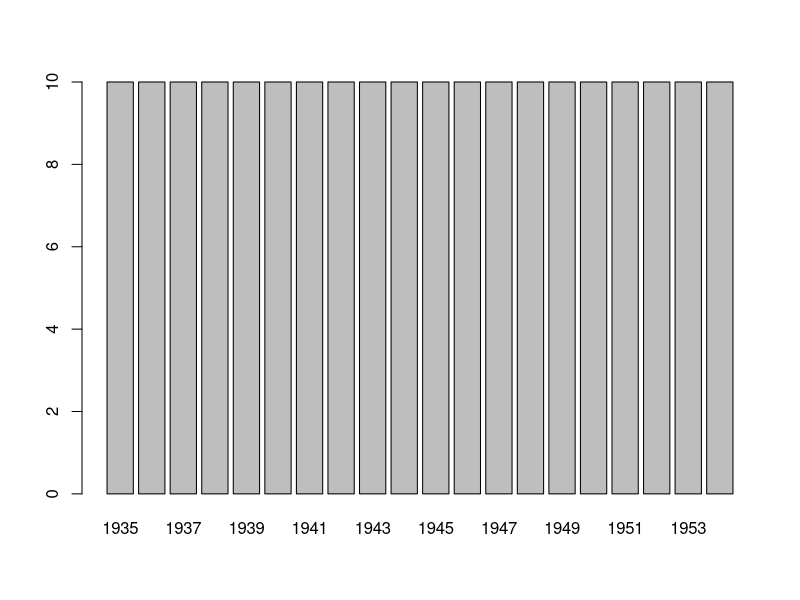
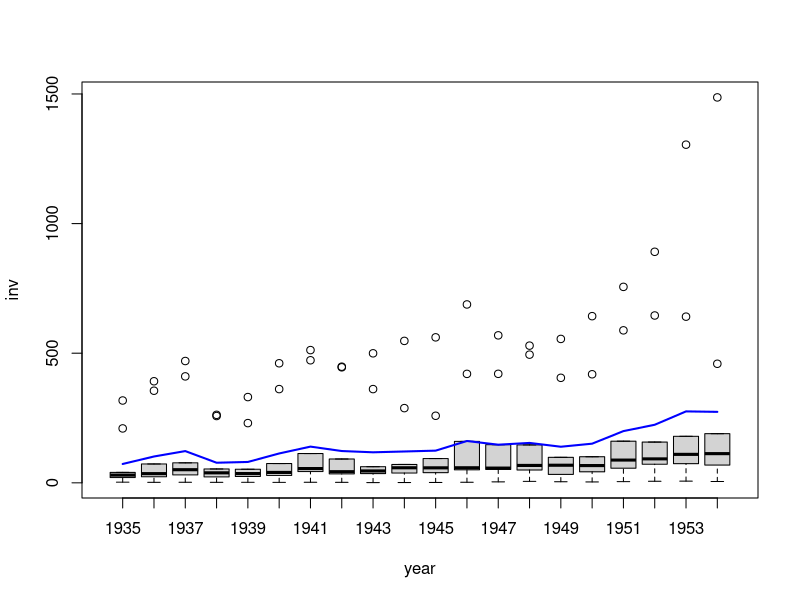
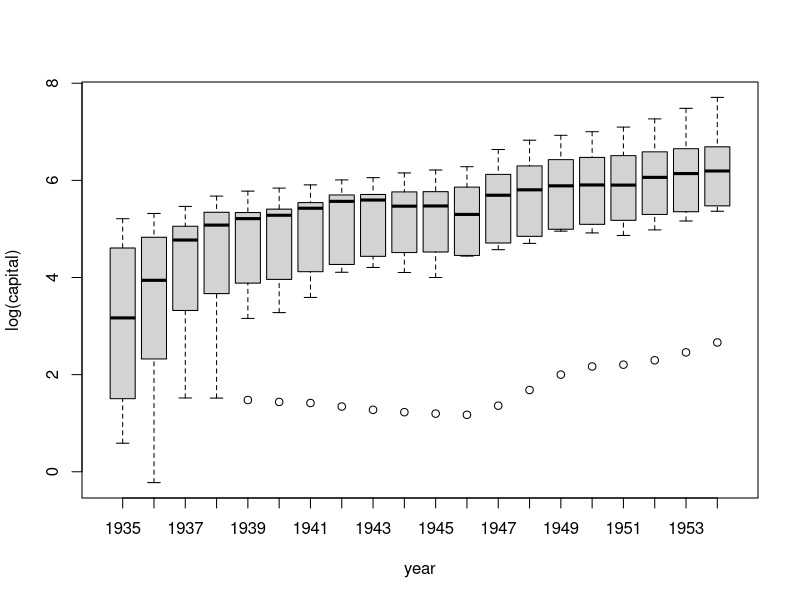

These figures' R source, in order: (Note: this script raises an error after producing the figures.)
#' ---
#' title: "Mixed Effects Models"
#' author: "Margo Bergman"
#' date: "March 27, 2020"
#' output: word_document
#' ---
#' 
## ----setup, include=FALSE----------------------------------------------------------
knitr::opts_chunk$set(echo = TRUE)

#' 
#' Example
#' 
#' Using a classic data set, the Grunfeld data set, we explore the R package plm. This is modified from Chapter 12 of the book "Panel Econometrics" edited by Mike Tsionas. 
#' 
#' This data set, based on a 10 firm data set from 1935 - 1954 relates investment levels (defined here in the economics sense of investment as infrastructure, plus maintenance and repairs) to the market value of the firms and their capital stock. 
#' 
## ----------------------------------------------------------------------------------
library(plm)
data("Grunfeld", package="plm")

#' 
#' We need to know whether the dataset is balanced. This is one where observations from all possible combinations of the cross-sectional dimension (i = 1, ., n) and the time dimension (t = 1, ., T) so that its total number of observations is N = n x T.  Those datasets that don't meet these requirements are unbalanced, and will not work with all tests and estimators in the plm package. To determine if we have a balanced dataset, we can explore it in the following way:
#' 
#' What are the names of the variables in the data set?
#' 
## ----------------------------------------------------------------------------------
names(Grunfeld)

#' 
#' Display the first six observations:
#' 
## ----------------------------------------------------------------------------------
head(Grunfeld)

#' 
#' What is the number of observations?
#' 
## ----------------------------------------------------------------------------------
nrow(Grunfeld)

#' 
#' What are the identifiers of the firms in the data set?
#' 
## ----------------------------------------------------------------------------------
unique(Grunfeld$firm)

#' 
#' What is the number of firms in the data set?
#' 
## ----------------------------------------------------------------------------------
length(unique(Grunfeld$firm))

#' 
#' Which years are included in the data set?
#' 
## ----------------------------------------------------------------------------------
unique(Grunfeld$year)

#' 
#' What is the number of years that are included in the data set?
#' 
## ----------------------------------------------------------------------------------
length(unique(Grunfeld$year))

#' 
#' How many duplicate firm-year combinations are in the data set?
#' 
## ----------------------------------------------------------------------------------
sum(duplicated(Grunfeld[ , c( "firm", "year" ) ] ) )

#' 
#' There are no duplicate firm-year combinations. Therefore, the number of unique firm-year combinations is equal to the number of observations (200).
#' 
#' How many observations are included in each of the 20 years?
#' 
## ----------------------------------------------------------------------------------
table( Grunfeld$year )

#' 
#' Illustrate this graphically:
#' 
## ----------------------------------------------------------------------------------
barplot( table( Grunfeld$year ) )

#'  We have values for all the years, so we do not have to drop any years of our dataset. 
#'  
#'  Let's look now at the data.
#' 
#' How did investment (unweighted average investment of the firms included in the data set) change over time?
#' 
## ----------------------------------------------------------------------------------
aggregate( inv ~ year, Grunfeld, mean )

#' 
#' How did the distribution of the investment change over time?
#' 
## ----------------------------------------------------------------------------------
    boxplot( inv ~ year, data = Grunfeld )

    lines( aggregate( inv ~ year, Grunfeld, mean )$inv, col = "blue", lwd = 2 )

#' 
#' The data has a wide spread, especially as it gets towards the end of the dataset. The means within each year are sometimes even spread and other times very uneven, with a strong rightward, or positive, skew. This implies that several of the years, some of the firms had much higher levels of investment than others.
#' 
#' 
## ----------------------------------------------------------------------------------
boxplot( log( capital ) ~ year, data = Grunfeld )

#' 
#' In this graph, we look at the capital investment. While it is even in 1935, it becomes skewed leftward, or negative, from 1936 - 1946, where it evens back out. This indicates a much lower level of capital investment for some firms than other firms. 
#' 
#' Now we turn to the model we will be estimating:
#' 
#' $$
#' inv_{it}=\beta_{0} + \beta_{1} value_{it} + \beta_{2} capital_{it} + u_{it} $$
#' 
#' $inv_{it}$ is the firm's gross investment
#' $value_{it}$ is the firm's market value
#' $capital_{it}$ is the firm's capital stock
#' $u_{it}$ is the error term
#' 
#' 
#' 
#' 
#' If you ignore the panel aspects of the dataset, and simply estimate the model using OLS, you will get this result:
#' 
## ----------------------------------------------------------------------------------
invOLS <-lm( inv ~ value + capital, data=Grunfeld )
summary(invOLS)

#' While this will look perfectly reasonable, the underlying issues with it are as follows: 
#' 
#' 1) the assumptions of OLS are that the observations are independent and identically distributed (i.i.d). Time series, and especially panel data, often violate this assumption
#' 
#' 2) OLS also assumes the dependent variable is conditional on a vector of covariates where
#' 
#' $$
#' E(y_{it}|\textbf{x}_{it})=\textbf{x}'_{it}\beta \; \; \forall \, i,t $$
#' 
#' $$
#' Var(y_{it}|\textbf{x}_{it})=\sigma^{2} \; \; \forall \, i,t $$
#' 
#' With panel data, we may not have a common conditional probability density function as assumed above. This will lead to higher significance levels than would potentially exist in the properly estimated panel data set. However, it will also lead to inefficient, and potentially biased estimators, if there are correlations among individual fixed and random effects with the covariates.
#' 
#' Solution #1:
#' 
#' Add a dummy variable
#' 
#' $$
#' E(y_{it}|\textbf{x}_{it}, z_{it})$$
#' 
#' In the Grunfeld data set, this would result in this specification of the model:
#' 
#' $$
#' inv_{it}=\beta_{0} + \beta_{1} value_{it} + \beta_{2} capital_{it} + \sum_{j=2}^{n} \alpha_{j}\textbf{I}(i=j) + \sum_{j=2}^{T} \gamma_{j}\textbf{I}(t=j)u_{it} $$
#' 
#' which adds firm specific ($\alpha_{j}$) and time specific ($\gamma_{j}$) values to the model.   
#' 
#' Here we can have R create dummy variables for us, for different models:
#' 
#' Firm-specific effects:
#' 
## ----------------------------------------------------------------------------------
invLSDVi <- lm( inv ~ value + capital + factor( firm ),data=Grunfeld )
summary(invLSDVi)

#' 
#' 
#' Time-specific effects:
#' 
## ----------------------------------------------------------------------------------
invLSDVt <- lm( inv ~ value + capital + factor( year ),data=Grunfeld )
summary(invLSDVt)

#' 
#' 
#' Both types of effects:
#' 
## ----------------------------------------------------------------------------------
invLSDV2 <- lm( inv ~ value + capital + factor( firm ) + factor( year ), data=Grunfeld )
summary(invLSDV2)

#' 
#' Here is a visual comparison of fixed effect regression to Pooled OLS (using just one regressor)
#' 
## ----------------------------------------------------------------------------------
invLSDVi1 <- lm( inv ~ capital + factor( firm ),
data=Grunfeld )
invHat <- fitted( invLSDVi1 )
library( "car" )
scatterplot( invHat ~ capital | firm, data=Grunfeld,
legend=list( coords="bottomright" ) )
abline( lm( inv ~ capital, data=Grunfeld ), lwd=3,
col ="black" )
legend( "topleft", "Pooled OLS regression line",
col ="black", lwd =3 )

#' 
#' 
#' The black line is the OLS regression line. The other lines are the fixed effects lines. You should be able to see that both their slopes, and their intercepts are different. 
#' 
#' Let's move on from these methods, and prepare the data set for analysis. 
#' 
#' YOu typically want to sort your data by year, and then by the index. Here that would be the firm. 
#' 
## ----------------------------------------------------------------------------------
GrunfeldSortYear <- Grunfeld[order(Grunfeld$year, Grunfeld$firm ), ]
GrunfeldSortYear[ c( 1:3, 198:200 ), 1:2 ]

#' 
#' We are now ready to estimate the data. Panel estimation requires data to be in the "long" format. If your data is in the "wide" format, there are methods that can change this. 
#' 
## ----------------------------------------------------------------------------------
library(plm)

#' 
#' This next set of code converts the data.frame to a pdata.frame. 
#' 
## ----convert_to_panel--------------------------------------------------------------
GrunfeldPdata <- pdata.frame( Grunfeld,index=c( "firm", "year" ) )

#' 
#' Changing the data to a panel does the following to the dataset:
#' 
#' 1) It sets the class to "pdata.frame" 
#' 2) It adds an "index" to the data set and to each variable in the data
#' set. This is a data.frame with two variables: the individual identifier and the time identifier: 
#' 
#' You can see this new attribute here:
#' 
## ----------------------------------------------------------------------------------
attr(GrunfeldPdata, "index")[c(1:3, 198:200),]


#' 3) It sets the class of each individual variable to "pseries"
#' 
#' 4) It modifies the row names of the data set so that they indicate the individual identifier and the time identifier.
#' 
## ----------------------------------------------------------------------------------
rownames( GrunfeldPdata ) [ c( 1:3, 198:200 ) ]


#' 
#' 5) It converts the variables that identify the individuals and the time periods to categorical (factor) variables.
#' 
#' If the first variable of the data set is the individual identifier and the second variable is the time identifier, the explicit conversion of the data set with pdata.frame() is not necessary. In this case, the data set can be used as is.
#' 
#' We are ready to estimate.
#' 
#' The main idea behind panel data sets is that you want to estimate this model:
#' 
#' 
#' $$
#' E(y_{it}|\textbf{x}_{it}) = \textbf{x}_{it}\beta_{it}$$
#' 
#' Any heterogeneity not captured by $\textbf{x}$ can be estimated by $\theta_{it}=(\beta_{it},\sigma_{it}^2)$, a parameter vector that varies over all time and individuals. 
#' 
#' This is not estimable. Therefore, you decompose $\theta_{it}$ into $\theta_{it}=(\beta,\lambda_{it},\sigma^2)$, where $\beta$ and $\sigma^2$ are fixed, and $\lambda_{it}$ can vary, capturing the fixed ($\alpha_{it}$) or time ($\gamma_{it}$) effects.
#' 
#' Fixed-Effects Estimation Using "Within" Transformation
#' 
#' This model uses the following estimation:
#' 
#' $$
#' inv_{it}=\beta_{0} + \beta_{1} value_{it} + \beta_{2} capital_{it} + u_{it} $$
#' 
#' $$u_{it} = \alpha_{i} + \gamma_{t} + \epsilon_{it}$$
#' Here, $\alpha_{i}$ is the firm-specific effects, $\gamma_{t}$ gives the time-specific effects, and $\epsilon_{it}$ gathers all the rest of the error. 
#' 
#' YOu can also set either of the parameters $\alpha_{i}$ or $\gamma_{t}$ to 0 to estimate just the firm-or-time specific effects. 
#' 
#' Firm-Specific Effects
## ----------------------------------------------------------------------------------
invFEi <-plm( inv~value + capital, data=Grunfeld )
summary(invFEi)
fixef(invFEi)
summary(fixef(invFEi))

#' Time-Specific Effects
## ----------------------------------------------------------------------------------
invFEt <-plm( inv~value + capital, effect = "time",
data = Grunfeld )
summary(invFEt)
fixef(invFEt)
summary(fixef(invFEt))

#' Both Effects
## ----------------------------------------------------------------------------------
invFE2 <-plm( inv ~ value + capital, effect="twoways",
data = Grunfeld )
summary(invFE2)
fixef( invFE2, effect="individual" )
fixef( invFE2, effect="time" )
summary(fixef( invFE2, effect="individual" ))
summary(fixef( invFE2, effect="time" ))

#' 
#' 
#' Random Effects model
#' 
#' we will estimate time-invariant random effects models. You will explore individual-invariant random effects models on your own. We will not be exploring two-way fixed and random effects. This model uses the default procedure, developed in this paper: Swamy and Arora (1972)
#' 
## ----------------------------------------------------------------------------------
invRE2a <- plm( inv ~ value + capital, data=Grunfeld,effect="twoways", model="random" )
summary(invRE2a)

#' 
#' This model uses the random method developed in this paper: Amemiya (1971)
#' 
## ----------------------------------------------------------------------------------
invRE2b <- plm( inv ~ value + capital, data=Grunfeld,effect="twoways", model="random", random.method="amemiya" )
summary(invRE2b)

#' 
#' Note the presence of a time effect in the second model, that is absent in the first. 
#' 
#' The questions we now ask are, is the random effects model more accurate than the fixed-effect model? The Durbin-Wu-Hausman test can compare them and tell us. If you reject the null hypothesis (statistically significant result) then the estimators in random effects model are assumumed to be correlated with the covariates, and we reject them.
#' 
## ----------------------------------------------------------------------------------
phtest( invFE2, invRE2b )

#' 
#' We therefore conclude that there are not random effects in the time-invariant model. 
#' 
#' Therefore this is our final model:
#' 
## ----------------------------------------------------------------------------------
invFE2 <-plm( inv ~ value + capital, effect="twoways",
data = Grunfeld )
summary(invFE2)
summary(fixef( invFE2, effect="individual" ))
summary(fixef( invFE2, effect="time" ))

#' 
#' 
#' 
